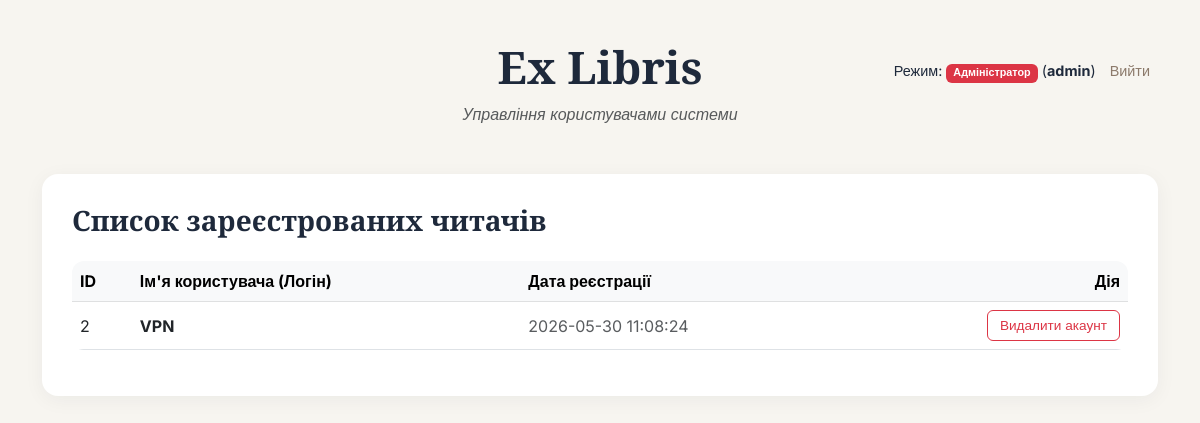
The page /admin (signed in) on the database its author committed.
### tables this page shows
CREATE TABLE users (
            id INTEGER PRIMARY KEY AUTOINCREMENT,
            username TEXT UNIQUE NOT NULL,
            password_hash TEXT NOT NULL,
            is_admin INTEGER DEFAULT 0,
            date_reg TIMESTAMP DEFAULT CURRENT_TIMESTAMP
        );

### main.py (the view)
@app.route('/admin')
def admin_panel():
    if 'user_id' not in session or session.get('is_admin') != 1:
        abort(403)
    conn = get_db_connection()
    users = conn.execute(
        'SELECT id, username, date_reg FROM users WHERE is_admin = 0 ORDER BY date_reg DESC').fetchall()
    conn.close()
    return render_template('admin.html', users=users, username=session['username'])

### database.py (called while the page is built)
def get_db_connection():
    conn = sqlite3.connect(DATABASE_NAME)
    conn.row_factory = sqlite3.Row
    return conn

### templates/admin.html (shortened to what this page needs)
<!DOCTYPE html>
<html lang="uk">
<head>
    <link href="https://cdn.jsdelivr.net/npm/bootstrap@5.3.0/dist/css/bootstrap.min.css" rel="stylesheet">
</head>
<body>
    <div class="container position-relative">
        <div class="user-panel">
            <span>Режим: <span class="badge bg-danger">Адміністратор</span> (<strong>{{ username }}</strong>)</span>
            <a href="/logout" class="btn-logout">Вийти</a>
        </div>
        <div class="text-center mb-5">
            <h1 style="font-size: 2.8rem;">Ex Libris</h1>
            <p class="text-muted" style="font-style: italic;">Управління користувачами системи</p>
        </div>
        <div class="admin-card">
            <h3 class="mb-4">Список зареєстрованих читачів</h3>
            {% if users %}
            <div class="table-responsive">
                <table class="table table-hover align-middle">
                    <thead class="table-light">
                        <tr>
                            <th>ID</th>
                            <th>Ім'я користувача (Логін)</th>
                            <th>Дата реєстрації</th>
                            <th class="text-end">Дія</th>
                        </tr>
                    </thead>
                    <tbody>
                        {% for user in users %}
                        <tr>
                            <td>{{ user.id }}</td>
                            <td><strong>{{ user.username }}</strong></td>
                            <td class="text-muted">{{ user.date_reg }}</td>
                            <td class="text-end">
                                <form action="/admin/delete_user/{{ user.id }}" method="POST" onsubmit="return confirm('Ви впевнені, що хочете НАВЖДИ видалити цього користувача та всі його книги? Цю дію не можна скасувати!');">
                                    <button type="submit" class="btn btn-outline-danger btn-delete">Видалити акаунт</button>
                                </form>
                            </td>
                        </tr>
                        {% endfor %}
                    </tbody>
                </table>
            </div>
            {% else %}
            <p class="text-muted text-center my-4" style="font-style: italic;">У системі поки немає звичайних користувачів.</p>
            {% endif %}
        </div>
    </div>
</body>
</html>

### templates/admin.html (style rules this page uses)
body { font-family: 'Inter', sans-serif; background-color: #f7f5f0; color: #1e293b; padding-top: 40px; }
h1, h3 { font-family: 'Playfair Display', serif; font-weight: 700; }
.admin-card { background: white; border-radius: 16px; box-shadow: 0 4px 20px rgba(27, 38, 59, 0.05); padding: 30px; margin_bottom: 30px; }
.user-panel { position: absolute; top: 20px; right: 20px; font-size: 0.9rem; }
.btn-logout { color: #8c7a6b; text-decoration: none; margin-left: 10px; font-weight: 500; }
.table { background: white; border-radius: 12px; overflow: hidden; }
.btn-delete { font-size: 0.85rem; padding: 4px 12px; border-radius: 6px; }

### rows shown on the page
users: id "2", username "VPN", date_reg "2026-05-30 11:08:24"

### other values the page prints
{{ username }} "admin"
